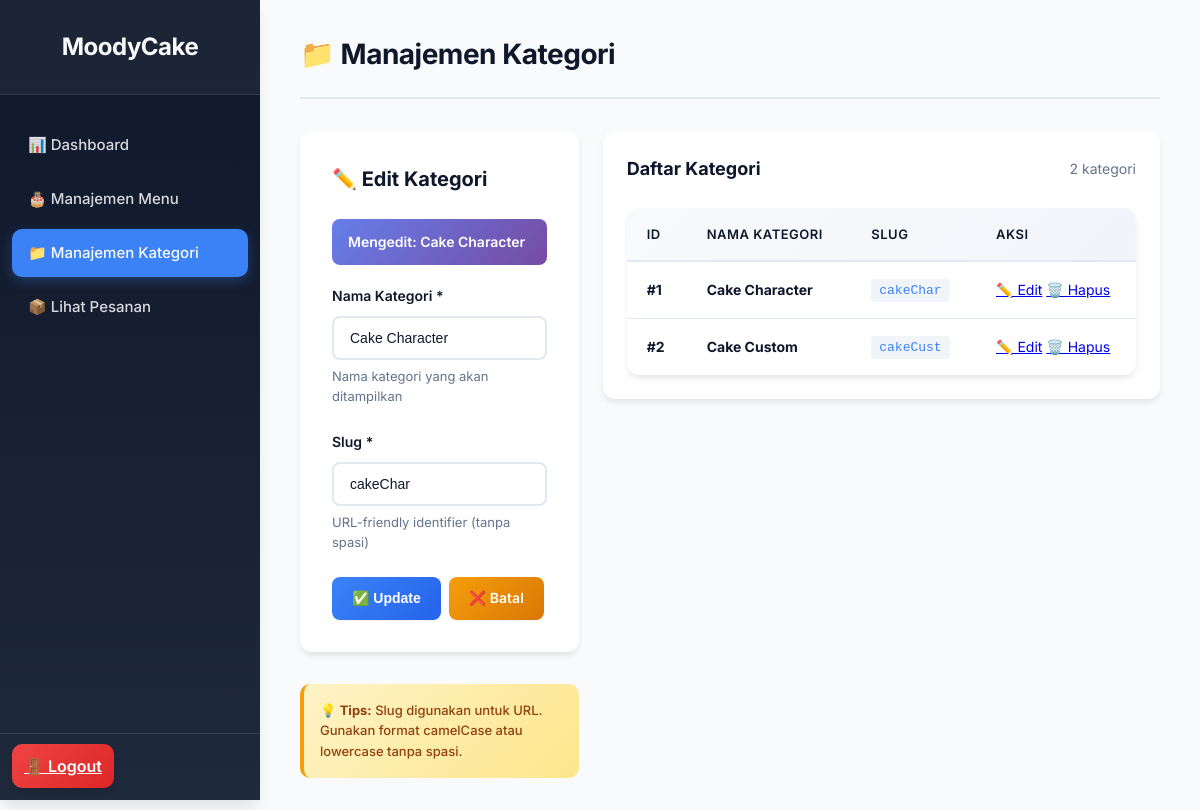
/admin/categories.php?action=edit&id=1 (signed in), run on the app's committed database.
### tables this page shows
CREATE TABLE `categories` (
  `id` int NOT NULL,
  `name` varchar(100) NOT NULL,
  `slug` varchar(100) NOT NULL
);

### admin/categories.php (the view, shortened to what this page needs)
<?php
include 'header.php';
include '../db_connect.php';
$category = ['id' => '', 'name' => '', 'slug' => ''];
if (isset($_GET['action']) && $_GET['action'] == 'edit' && isset($_GET['id'])) {
    $id = $_GET['id'];
    $stmt = $conn->prepare("SELECT * FROM categories WHERE id = ?");
    $stmt->bind_param("i", $id);
    $stmt->execute();
    $category = $stmt->get_result()->fetch_assoc();
}
?>
<div class="content-header">
    <h1>📁 Manajemen Kategori</h1>
</div>
<div style="display: grid; grid-template-columns: 1fr 2fr; gap: 24px; margin-top: 24px;">
    <div>
        <form action="categories.php" method="POST">
            <h3><?php echo empty($category['id']) ? '➕ Tambah Kategori' : '✏️ Edit Kategori'; ?></h3>
            <?php if (!empty($category['id'])): ?>
                <div style="background: linear-gradient(135deg, #667eea 0%, #764ba2 100%); padding: 12px 16px; border-radius: 8px; margin-bottom: 20px;">
                    <p style="color: white; margin: 0; font-size: 14px; font-weight: 600;">Mengedit: <?php echo htmlspecialchars($category['name']); ?></p>
                </div>
            <?php endif; ?>
            <div class="form-group">
                <label for="name">Nama Kategori *</label>
                <input type="text" id="name" name="name" value="<?php echo htmlspecialchars($category['name']); ?>" required placeholder="Contoh: Cake Character">
                <small>Nama kategori yang akan ditampilkan</small>
            </div>
            <div class="form-group">
                <label for="slug">Slug *</label>
                <input type="text" id="slug" name="slug" value="<?php echo htmlspecialchars($category['slug']); ?>" required placeholder="Contoh: cakeChar">
                <small>URL-friendly identifier (tanpa spasi)</small>
            </div>
            <div style="display: flex; gap: 8px;">
                <button type="submit" name="save_category" class="btn btn-primary">
                    <?php echo empty($category['id']) ? '💾 Simpan' : '✅ Update'; ?>
                </button>
                <?php if (!empty($category['id'])): ?>
                    <a href="categories.php" class="btn btn-warning">❌ Batal</a>
                <?php endif; ?>
            </div>
        </form>
        <div style="background: linear-gradient(135deg, #fef3c7 0%, #fde68a 100%); padding: 16px; border-radius: 10px; margin-top: 20px; border-left: 4px solid #f59e0b;">
            <p style="margin: 0; font-size: 13px; color: #92400e; font-weight: 500;">💡 <strong>Tips:</strong> Slug digunakan untuk URL. Gunakan format camelCase atau lowercase tanpa spasi.</p>
        </div>
    </div>
    <div>
        <div style="background: white; padding: 24px; border-radius: 12px; box-shadow: 0 4px 6px -1px rgba(0, 0, 0, 0.1);">
            <div style="display: flex; justify-content: space-between; align-items: center; margin-bottom: 20px;">
                <h3 style="font-size: 18px; font-weight: 700; margin: 0;">Daftar Kategori</h3>
                <span style="color: #64748b; font-size: 14px;">
                    <?php
                    $count = $conn->query("SELECT COUNT(*) as count FROM categories")->fetch_assoc()['count'];
                    echo $count . " kategori";
                    ?>
                </span>
            </div>
            <table>
                <thead>
                    <tr>
                        <th style="width: 60px;">ID</th>
                        <th>Nama Kategori</th>
                        <th>Slug</th>
                        <th style="width: 160px;">Aksi</th>
                    </tr>
                </thead>
                <tbody>
                    <?php
                    $result = $conn->query("SELECT * FROM categories ORDER BY id ASC");
                    if ($result->num_rows > 0):
                        while($row = $result->fetch_assoc()):
                    ?>
                    <tr>
                        <td><strong>#<?php echo $row['id']; ?></strong></td>
                        <td><strong><?php echo htmlspecialchars($row['name']); ?></strong></td>
                        <td>
                            <code style="background: #f1f5f9; padding: 4px 8px; border-radius: 4px; font-size: 13px; color: #3b82f6;">
                                <?php echo htmlspecialchars($row['slug']); ?>
                            </code>
                        </td>
                        <td class="action-links">
                            <a href="categories.php?action=edit&id=<?php echo $row['id']; ?>" class="edit">✏️ Edit</a>
                            <a href="categories.php?action=delete&id=<?php echo $row['id']; ?>" class="delete" onclick="return confirm('Menghapus kategori akan error jika masih ada produk di dalamnya. Yakin?');">🗑️ Hapus</a>
                        </td>
                    </tr>
                    <?php
                        endwhile;
                    endif; ?>
                </tbody>
            </table>
        </div>
    </div>
</div>
<?php
include 'footer.php';
?>

### admin/admin_style.css (style rules this page uses)
:root { --bg-primary: #0f172a; --bg-secondary: #1e293b; --bg-card: #ffffff; --bg-hover: #334155; --accent-blue: #3b82f6; --accent-blue-hover: #2563eb; --accent-green: #10b981; --accent-red: #ef4444; --accent-orange: #f59e0b; --accent-purple: #8b5cf6; --text-primary: #0f172a; --text-secondary: #64748b; --text-light: #f8fafc; --border-color: #e2e8f0; --shadow-sm: 0 1px 2px 0 rgba(0, 0, 0, 0.05); --shadow-md: 0 4px 6px -1px rgba(0, 0, 0, 0.1); --shadow-lg: 0 10px 15px -3px rgba(0, 0, 0, 0.1); }
* { margin: 0; padding: 0; box-sizing: border-box; }
body { font-family: 'Inter', -apple-system, BlinkMacSystemFont, "Segoe UI", Roboto, sans-serif; background-color: #f8fafc; color: var(--text-primary); line-height: 1.6; }
.content-header { margin-bottom: 32px; display: flex; justify-content: space-between; align-items: center; padding-bottom: 20px; border-bottom: 2px solid var(--border-color); }
.content-header h1 { font-size: 28px; font-weight: 700; color: var(--text-primary); letter-spacing: -0.5px; }
.btn { padding: 10px 20px; border: none; border-radius: 8px; text-decoration: none; color: white; cursor: pointer; font-weight: 600; font-size: 14px; transition: all 0.2s ease; display: inline-flex; align-items: center; gap: 8px; box-shadow: var(--shadow-sm); }
.btn-primary { background: linear-gradient(135deg, var(--accent-blue) 0%, #2563eb 100%); }
.btn-warning { background: linear-gradient(135deg, var(--accent-orange) 0%, #d97706 100%); color: white; }
table { width: 100%; border-collapse: separate; border-spacing: 0; margin-top: 24px; background-color: var(--bg-card); border-radius: 12px; overflow: hidden; box-shadow: var(--shadow-md); }
thead { background: linear-gradient(135deg, #f8fafc 0%, #f1f5f9 100%); }
th { padding: 16px 20px; text-align: left; font-weight: 600; color: var(--text-primary); font-size: 13px; text-transform: uppercase; letter-spacing: 0.5px; border-bottom: 2px solid var(--border-color); }
td { padding: 16px 20px; border-bottom: 1px solid var(--border-color); color: var(--text-primary); font-size: 14px; }
tbody tr { transition: all 0.2s ease; }
tbody tr:last-child td { border-bottom: none; }
form { background: var(--bg-card); padding: 32px; border-radius: 12px; box-shadow: var(--shadow-md); max-width: 800px; margin-bottom: 32px; }
form h3 { margin-bottom: 24px; color: var(--text-primary); font-size: 20px; font-weight: 700; }
.form-group { margin-bottom: 24px; }
.form-group label { display: block; margin-bottom: 8px; font-weight: 600; color: var(--text-primary); font-size: 14px; }
.form-group input, .form-group textarea, .form-group select { width: 100%; padding: 12px 16px; border: 2px solid var(--border-color); border-radius: 8px; font-size: 14px; transition: all 0.2s ease; background: white; color: var(--text-primary); }
.form-group small { display: block; margin-top: 6px; color: var(--text-secondary); font-size: 13px; }

### data on the page
categories: name "Cake Character", slug "cakeChar", id "1"
categories: id "2", name "Cake Custom", slug "cakeCust"

### other printed values
$count "2"
